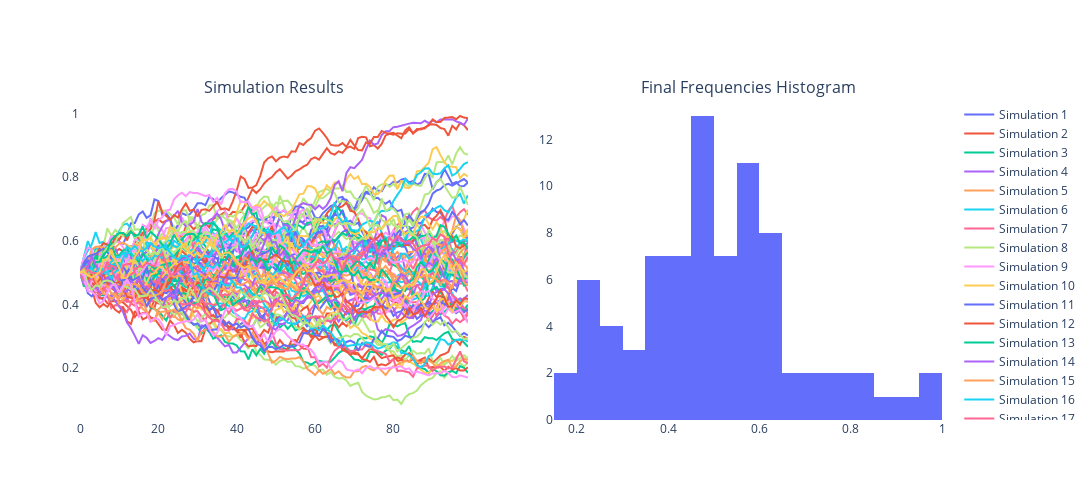

The cell this chart's notebook holds for it:
### Markdown cell above
# 1. Population Genetics Simulation

Create a program that simulates the allelic frequency in a finite diploid population for a certain number of generations.

The program takes as input the initial allele frequencies, the fitness of each genotype, the population size, and the number of generations. Because these simulations are stochastic each run of the simulation will give a different result, to allow an idea of the behavior of the allelic frequencies, your program should repeat the simulations many times for each parameter set and plot all the results in a single graph. The number of simulations should also be determined by the user. You can start your program using the variable definitions in the cell below.

Your program should output two graphs. The first should show the allele frequency at each generation, and the other should be a histogram with the final values of the allele frequency. Something like this:

![simulation](Sim1.png)

![histogram](Sim2.png)

Last year a student used this homework as the starting point for her project to create a population genetics simulator for BIOL040. You can see the final project here: http://dna.pomona.edu:5006/pop_gen_sim

### Code cell
import numpy as np
import pandas as pd
import plotly.graph_objects as go
import plotly.express as px
from plotly.subplots import make_subplots

def a_simulator(number_of_generations, popsize, simulations, WAA, WAa, Waa, frequency_A):
    """Callable function 'a_simulator' which takes as inputs the number of generations, population size, number of simulationos, 
    fittnes and frequency and returns a graph showing the allele frequency at each generation, and a histogram with the final values 
    of the allele frequency."""
    simulation_results = []
    for sim in range(simulations):
        allele_freqs = [frequency_A] 
        for generation in range(1, number_of_generations):
            FA = allele_freqs[-1]
            Fa = 1 - FA

            # Frequency of each genotype in the next gen
            M = WAA*(FA**2) + WAa*(2 * FA * Fa) + Waa*(Fa**2)
            
            # make sure that the probability ends up inbetween 0/1 - dealing with small fitness values
            pA = (((WAA * (FA**2)) / M))
            pA = max(0, min(pA, 1))  # ensure that pA is always between 0 and 1, if less than 0 make 0, more than 1 make 1
            pAa = 0.5 * ((WAa * (2 * FA * Fa)) / M)
            pAa = max(0, min(pAa, 1))
            
            # Use binomial distribution to account for random fluctuations
            #fA_freq = (np.random.binomial(popsize, (((WAA* (FA**2)) / M))) + np.random.binomial(popsize, (0.5 * ((WAa * (2 * FA * Fa)) / M)))) / popsize
            fA_freq = (np.random.binomial(popsize, pA) + np.random.binomial(popsize, pAa)) / popsize

            # append to list
            allele_freqs.append(fA_freq)
        
        #append list to list :)
        simulation_results.append(allele_freqs)

    ##
    # FIGURES
    ##
            
    fig = make_subplots(rows=1, cols=2, subplot_titles=("Simulation Results", "Final Frequencies Histogram"))

    # Frequency Scatter
    for i, freqs in enumerate(simulation_results):
        fig.add_trace(go.Scatter(
            x=list(range(number_of_generations)),
            y=freqs,
            mode='lines',
            name=f"Simulation {i+1}"
        ), row=1, col=1)

    fig.update_layout(
        plot_bgcolor='white',
        width=800,
        height=500
    )

    ## Histogram 
    final_frequencies = [freqs[-1] for freqs in simulation_results]  # take the last freq from each simulation
    df_hist = pd.DataFrame({'A Frequency': final_frequencies})  # create df with final freqs
    fig.add_trace(go.Histogram(
        x=df_hist['A Frequency'],
        nbinsx=30,
        name='A Frequency'
        ), row=1, col=2)
    
    fig.update_xaxes(
        range=[0, 1], 
        row=2, col=1)

    fig.update_layout(
        plot_bgcolor='white',
        width=1300,
        height=500
    )
    fig.show()

# call the function with fitness values of 1
a_simulator(100, 1000, 80, 1, 1, 1, 0.5)
